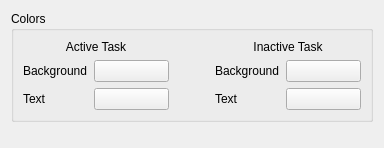
<?xml version="1.0" encoding="UTF-8"?>
<ui version="4.0">
 <class>Form</class>
 <widget class="QWidget" name="Form">
  <property name="geometry">
   <rect>
    <x>0</x>
    <y>0</y>
    <width>384</width>
    <height>148</height>
   </rect>
  </property>
  <property name="windowTitle">
   <string>Form</string>
  </property>
  <layout class="QVBoxLayout" name="verticalLayout_2">
   <item>
    <widget class="QGroupBox" name="groupBox">
     <property name="title">
      <string>Colors</string>
     </property>
     <layout class="QHBoxLayout" name="horizontalLayout_2">
      <item>
       <layout class="QVBoxLayout" name="verticalLayout">
        <item>
         <widget class="QLabel" name="label_3">
          <property name="sizePolicy">
           <sizepolicy hsizetype="Preferred" vsizetype="Fixed">
            <horstretch>0</horstretch>
            <verstretch>0</verstretch>
           </sizepolicy>
          </property>
          <property name="text">
           <string>Active Task</string>
          </property>
          <property name="alignment">
           <set>Qt::AlignCenter</set>
          </property>
         </widget>
        </item>
        <item>
         <layout class="QFormLayout" name="formLayout_3">
          <property name="formAlignment">
           <set>Qt::AlignHCenter|Qt::AlignTop</set>
          </property>
          <item row="0" column="0">
           <widget class="QLabel" name="label_13">
            <property name="text">
             <string>Background</string>
            </property>
           </widget>
          </item>
          <item row="0" column="1">
           <widget class="KColorButton" name="activeTaskBackgroundColor"/>
          </item>
          <item row="1" column="0">
           <widget class="QLabel" name="label_14">
            <property name="text">
             <string>Text</string>
            </property>
           </widget>
          </item>
          <item row="1" column="1">
           <widget class="KColorButton" name="activeTaskTextColor"/>
          </item>
         </layout>
        </item>
       </layout>
      </item>
      <item>
       <spacer name="horizontalSpacer_2">
        <property name="orientation">
         <enum>Qt::Horizontal</enum>
        </property>
        <property name="sizeType">
         <enum>QSizePolicy::Fixed</enum>
        </property>
        <property name="sizeHint" stdset="0">
         <size>
          <width>40</width>
          <height>20</height>
         </size>
        </property>
       </spacer>
      </item>
      <item>
       <layout class="QVBoxLayout" name="verticalLayout_3">
        <item>
         <widget class="QLabel" name="label_4">
          <property name="sizePolicy">
           <sizepolicy hsizetype="Preferred" vsizetype="Fixed">
            <horstretch>0</horstretch>
            <verstretch>0</verstretch>
           </sizepolicy>
          </property>
          <property name="text">
           <string>Inactive Task</string>
          </property>
          <property name="alignment">
           <set>Qt::AlignCenter</set>
          </property>
         </widget>
        </item>
        <item>
         <layout class="QFormLayout" name="formLayout_4">
          <property name="formAlignment">
           <set>Qt::AlignHCenter|Qt::AlignTop</set>
          </property>
          <item row="0" column="0">
           <widget class="QLabel" name="label_15">
            <property name="text">
             <string>Background</string>
            </property>
           </widget>
          </item>
          <item row="0" column="1">
           <widget class="KColorButton" name="inactiveTaskBackgroundColor"/>
          </item>
          <item row="1" column="0">
           <widget class="QLabel" name="label_16">
            <property name="text">
             <string>Text</string>
            </property>
           </widget>
          </item>
          <item row="1" column="1">
           <widget class="KColorButton" name="inactiveTaskTextColor"/>
          </item>
         </layout>
        </item>
       </layout>
      </item>
     </layout>
    </widget>
   </item>
   <item>
    <spacer name="verticalSpacer">
     <property name="orientation">
      <enum>Qt::Vertical</enum>
     </property>
     <property name="sizeHint" stdset="0">
      <size>
       <width>20</width>
       <height>20</height>
      </size>
     </property>
    </spacer>
   </item>
  </layout>
 </widget>
 <customwidgets>
  <customwidget>
   <class>KColorButton</class>
   <extends>QPushButton</extends>
   <header>kcolorbutton.h</header>
  </customwidget>
 </customwidgets>
 <resources/>
 <connections/>
</ui>
